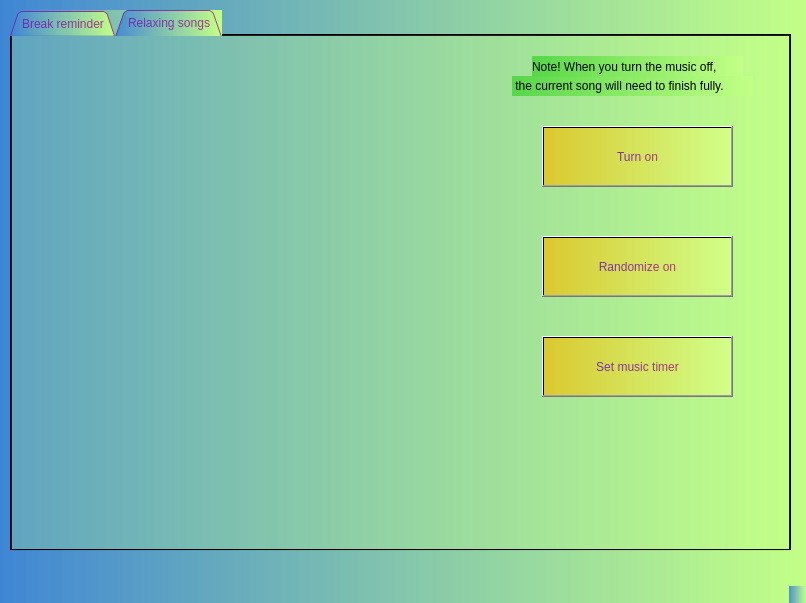
<?xml version="1.0" encoding="UTF-8"?>
<ui version="4.0">
 <class>Prorest</class>
 <widget class="QMainWindow" name="Prorest">
  <property name="geometry">
   <rect>
    <x>0</x>
    <y>0</y>
    <width>806</width>
    <height>603</height>
   </rect>
  </property>
  <property name="windowTitle">
   <string>MainWindow</string>
  </property>
  <property name="styleSheet">
   <string notr="true">color: qlineargradient(spread:pad, x1:0, y1:0, x2:1, y2:0, stop:0 rgba(151, 45, 219, 252), stop:1 rgba(72, 151, 183, 252));
background-color: qlineargradient(spread:pad, x1:0, y1:0, x2:1, y2:0, stop:0 rgba(63, 134, 213, 227), stop:0.994737 rgba(194, 255, 135, 252));</string>
  </property>
  <widget class="QWidget" name="centralwidget">
   <widget class="QTabWidget" name="tabWidget">
    <property name="geometry">
     <rect>
      <x>10</x>
      <y>10</y>
      <width>781</width>
      <height>541</height>
     </rect>
    </property>
    <property name="styleSheet">
     <string notr="true">font: 75 10pt &quot;Garamond&quot;;
color: qlineargradient(spread:pad, x1:0, y1:0, x2:1, y2:0, stop:0 rgba(111, 39, 186, 241), stop:0.994737 rgba(170, 20, 119, 209));
</string>
    </property>
    <property name="tabShape">
     <enum>QTabWidget::Triangular</enum>
    </property>
    <property name="currentIndex">
     <number>1</number>
    </property>
    <property name="elideMode">
     <enum>Qt::ElideNone</enum>
    </property>
    <widget class="QWidget" name="tab">
     <attribute name="title">
      <string>Break reminder</string>
     </attribute>
     <widget class="QLabel" name="break_bg">
      <property name="geometry">
       <rect>
        <x>-6</x>
        <y>-25</y>
        <width>781</width>
        <height>571</height>
       </rect>
      </property>
      <property name="text">
       <string/>
      </property>
      <property name="pixmap">
       <pixmap>../Python/BG/ThinkstockPhotos-489763838-e1490767826261.jpg</pixmap>
      </property>
     </widget>
     <widget class="QPushButton" name="break_btn">
      <property name="geometry">
       <rect>
        <x>290</x>
        <y>290</y>
        <width>191</width>
        <height>61</height>
       </rect>
      </property>
      <property name="toolTip">
       <string>&lt;html&gt;&lt;head/&gt;&lt;body&gt;&lt;p&gt;&lt;span style=&quot; font-size:12pt; font-weight:600;&quot;&gt;Turn on&lt;/span&gt;&lt;/p&gt;&lt;/body&gt;&lt;/html&gt;</string>
      </property>
      <property name="styleSheet">
       <string notr="true">background-color: qlineargradient(spread:pad, x1:0, y1:0, x2:1, y2:0, stop:0 rgba(45, 219, 182, 252), stop:1 rgba(209, 255, 137, 252));
font: 75 14pt &quot;Berlin Sans FB Demi&quot;;</string>
      </property>
      <property name="text">
       <string>Turn on</string>
      </property>
     </widget>
    </widget>
    <widget class="QWidget" name="tab_2">
     <attribute name="title">
      <string>Relaxing songs</string>
     </attribute>
     <widget class="QLabel" name="music_bg">
      <property name="geometry">
       <rect>
        <x>-270</x>
        <y>-40</y>
        <width>1051</width>
        <height>581</height>
       </rect>
      </property>
      <property name="text">
       <string/>
      </property>
      <property name="pixmap">
       <pixmap>../Python/BG/maxresdefault2.jpg</pixmap>
      </property>
     </widget>
     <widget class="QPushButton" name="music_btn">
      <property name="geometry">
       <rect>
        <x>530</x>
        <y>90</y>
        <width>191</width>
        <height>61</height>
       </rect>
      </property>
      <property name="toolTip">
       <string>&lt;html&gt;&lt;head/&gt;&lt;body&gt;&lt;p&gt;&lt;span style=&quot; font-size:12pt; font-weight:600;&quot;&gt;Turn on&lt;/span&gt;&lt;/p&gt;&lt;/body&gt;&lt;/html&gt;</string>
      </property>
      <property name="styleSheet">
       <string notr="true">background-color: qlineargradient(spread:pad, x1:0, y1:0, x2:1, y2:0, stop:0 rgba(219, 200, 45, 252), stop:1 rgba(209, 255, 137, 252));
font: 75 14pt &quot;Berlin Sans FB Demi&quot;;</string>
      </property>
      <property name="text">
       <string>Turn on</string>
      </property>
     </widget>
     <widget class="QPushButton" name="Random_music_btn">
      <property name="geometry">
       <rect>
        <x>530</x>
        <y>200</y>
        <width>191</width>
        <height>61</height>
       </rect>
      </property>
      <property name="toolTip">
       <string>&lt;html&gt;&lt;head/&gt;&lt;body&gt;&lt;p&gt;&lt;span style=&quot; font-size:12pt; font-weight:600;&quot;&gt;Turn on&lt;/span&gt;&lt;/p&gt;&lt;/body&gt;&lt;/html&gt;</string>
      </property>
      <property name="styleSheet">
       <string notr="true">background-color: qlineargradient(spread:pad, x1:0, y1:0, x2:1, y2:0, stop:0 rgba(219, 200, 45, 252), stop:1 rgba(209, 255, 137, 252));
font: 75 14pt &quot;Berlin Sans FB Demi&quot;;</string>
      </property>
      <property name="text">
       <string>Randomize on</string>
      </property>
     </widget>
     <widget class="QPushButton" name="Automated_music_btn">
      <property name="geometry">
       <rect>
        <x>530</x>
        <y>300</y>
        <width>191</width>
        <height>61</height>
       </rect>
      </property>
      <property name="toolTip">
       <string>&lt;html&gt;&lt;head/&gt;&lt;body&gt;&lt;p&gt;&lt;span style=&quot; font-size:12pt; font-weight:600;&quot;&gt;Turn on&lt;/span&gt;&lt;/p&gt;&lt;/body&gt;&lt;/html&gt;</string>
      </property>
      <property name="styleSheet">
       <string notr="true">background-color: qlineargradient(spread:pad, x1:0, y1:0, x2:1, y2:0, stop:0 rgba(219, 200, 45, 252), stop:1 rgba(209, 255, 137, 252));
font: 75 14pt &quot;Berlin Sans FB Demi&quot;;</string>
      </property>
      <property name="text">
       <string>Set music timer</string>
      </property>
     </widget>
     <widget class="QLabel" name="label">
      <property name="geometry">
       <rect>
        <x>520</x>
        <y>20</y>
        <width>211</width>
        <height>21</height>
       </rect>
      </property>
      <property name="styleSheet">
       <string notr="true">color: qlineargradient(spread:pad, x1:0, y1:0, x2:1, y2:0, stop:0 rgba(0, 0, 0, 227), stop:0.994737 rgba(0, 0, 0, 252));
font: 75 8pt &quot;MS Shell Dlg 2&quot;;
background-color: qlineargradient(spread:pad, x1:0, y1:0, x2:1, y2:0, stop:0 rgba(78, 213, 63, 227), stop:0.994737 rgba(194, 255, 135, 252));</string>
      </property>
      <property name="text">
       <string>Note! When you turn the music off,</string>
      </property>
     </widget>
     <widget class="QLabel" name="label_2">
      <property name="geometry">
       <rect>
        <x>500</x>
        <y>40</y>
        <width>241</width>
        <height>20</height>
       </rect>
      </property>
      <property name="styleSheet">
       <string notr="true">color: qlineargradient(spread:pad, x1:0, y1:0, x2:1, y2:0, stop:0 rgba(0, 0, 0, 227), stop:0.994737 rgba(0, 0, 0, 252));
font: 75 8pt &quot;MS Shell Dlg 2&quot;;
background-color: qlineargradient(spread:pad, x1:0, y1:0, x2:1, y2:0, stop:0 rgba(78, 213, 63, 227), stop:0.994737 rgba(194, 255, 135, 252));</string>
      </property>
      <property name="text">
       <string> the current song will need to finish fully.</string>
      </property>
     </widget>
    </widget>
   </widget>
  </widget>
  <widget class="QMenuBar" name="menubar">
   <property name="geometry">
    <rect>
     <x>0</x>
     <y>0</y>
     <width>806</width>
     <height>26</height>
    </rect>
   </property>
  </widget>
  <widget class="QStatusBar" name="statusbar"/>
 </widget>
 <resources/>
 <connections/>
</ui>
